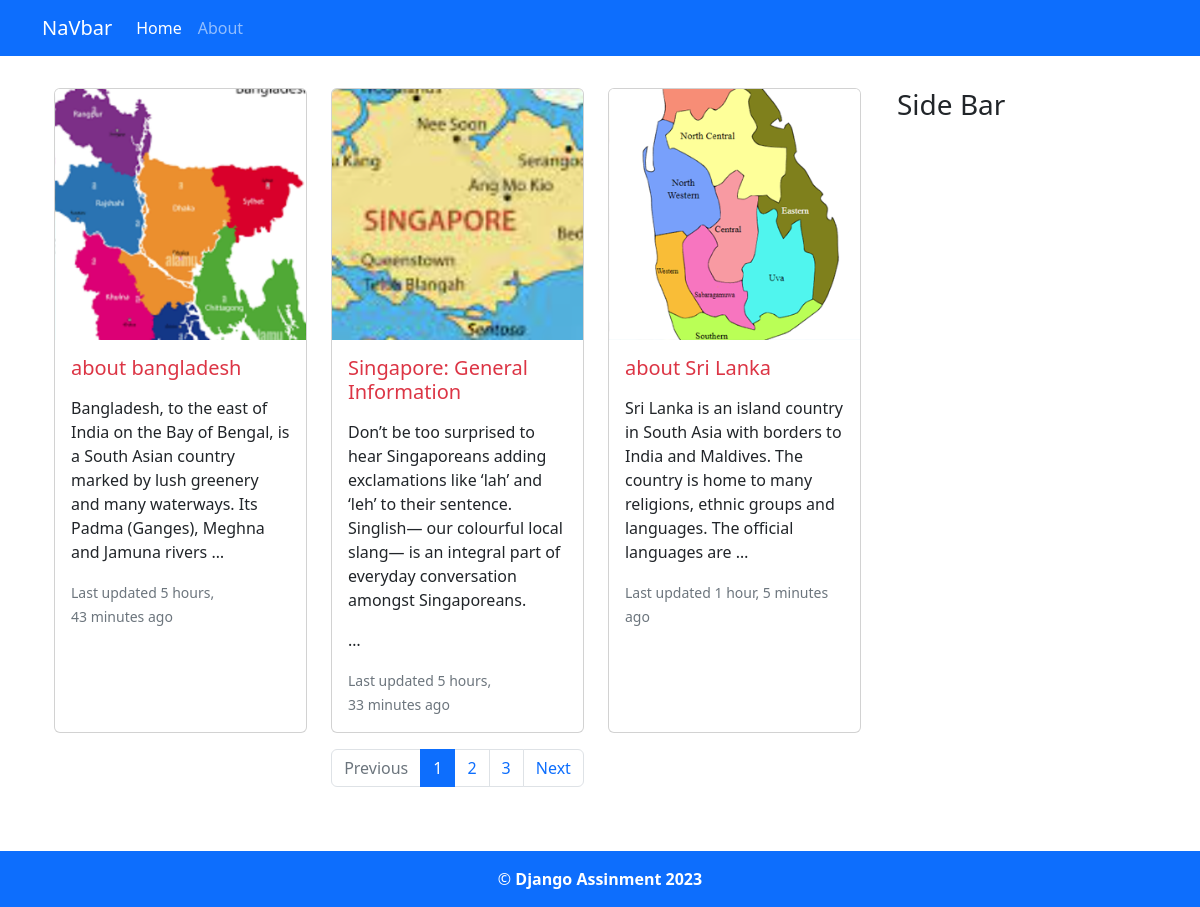
The page / on the database its author committed.
### blog/models.py (models this page shows, shortened)
class BlogPost(models.Model):
    STATUS = [
        ('draft', 'Draft'),
        ('published', 'Publish')
    ]
    title = models.CharField(max_length = 200)
    slug = models.SlugField(unique=True, blank=True,null=True)
    featured = models.ImageField(upload_to='blog/', blank=True, null=True)
    content = RichTextUploadingField()
    created = models.DateTimeField(auto_now_add=True)
    updated = models.DateTimeField(auto_now=True)
    category = models.ForeignKey(Category, on_delete=models.CASCADE)
    status = models.CharField(max_length=10, choices = STATUS, default='draft')
    meta_title = models.CharField(max_length=200, blank=True, null=True)
    meta_description = models.TextField(blank=True, null=True)
    class Meta:
        verbose_name_plural = "All Posts"

### blog/views.py (the view)
# urls.py: 2. Add a URL to urlpatterns:  path('', Home.as_view(), name='home')
def Home(request):
    queryset = BlogPost.objects.filter(status = 'published').order_by('-created')
    per_page =3
    paginator = Paginator(queryset, per_page)
    page_number = request.GET.get('page')
    posts = paginator.get_page(page_number)
    templates_name='home.html'
    contex = {'posts':posts}
    return render(request, templates_name,contex )

### templates/home.html (shortened to what this page needs)
{% extends 'base.html' %}
{% block content %}
<div class="container my-3">
    <div class="row py-3">
        <div class="col-md-9">
            <div class= "container">
                <div class="row row-cols-1 row-cols-md-3 g-4">
                    {% for post in posts%}
                <div class="card-group">
                    <div class="card">
                      <img src="{{post.featured.url}}" class="card-img-top" alt="...">
                      <div class="card-body">
                        <h5 class="card-title"><a href="{% url 'single_post' post.slug %}" class="text-decoration-none text-danger ">{{post.title}}</a></h5>
                        <p class="card-text">{{post.content|truncatewords:30|safe }}</p>
                        <p class="card-text"><small class="text-muted">Last updated {{post.updated|timesince }} ago</small></p>
                      </div>
                    </div>
                    </div>
                    {% endfor %}
                  </div>
                  <nav aria-label="Page navigation example" class="my-3">
                    <ul class="pagination justify-content-center">
                        {% if posts.has_previous %}
                      <li class="page-item">
                        <a class="page-link" href="?page={{posts.previous_page_number}}">Previous</a>
                      </li>
                      {% else %}
                      <li class="page-item disabled">
                        <a class="page-link">Previous</a>
                      </li>
                      {% endif %}
                      {% for i in posts.paginator.page_range %}
                      {% if posts.number == i %}
                      <li class="page-item active"><a class="page-link" href="?page={{i}}">{{i}}</a></li>
                      {% else %}
                      <li class="page-item "><a class="page-link" href="?page={{i}}">{{i}}</a></li>
                      {% endif %}
                      {% endfor%}
                      {% if posts.has_next %}
                      <li class="page-item">
                        <a class="page-link" href="?page={{posts.next_page_number}}">Next</a>
                      </li>
                      {% else %}
                      <li class="page-item disabled">
                        <a class="page-link">Next</a>
                      </li>
                      {% endif %}
                    </ul>
                  </nav>
                </div>
            </div>
        <div class="col-md-3"><h3>Side Bar</h3></div>
    </div>
</div>
{% endblock content %}

### templates/base.html (shortened to what this page needs)
<!doctype html>
<html lang="en">
  <head>
    <link href="https://cdn.jsdelivr.net/npm/bootstrap@5.2.3/dist/css/bootstrap.min.css" rel="stylesheet">
  </head>
  <body class="d-flex flex-column min-vh-100">
    {% include 'navbar.html'%}
{% block content %}
{% endblock content%}
        <footer class= "mt-auto pt-3">
            <div class="bg-primary text-white text-center py-3">
                &copy; <strong>Django Assinment 2023 </strong>
            </div>
        </footer>
  </body>
</html>

### templates/navbar.html (shortened to what this page needs)
<nav class="navbar navbar-expand-lg bg-primary navbar-dark">
    <div class="container">
      <a class="navbar-brand" href="#">NaVbar</a>
      <div class="collapse navbar-collapse" id="navbarSupportedContent">
        <ul class="navbar-nav me-auto mb-2 mb-lg-0">
          <li class="nav-item">
            <a class="nav-link active" aria-current="page" href="{% url 'home'%}">Home</a>
          </li>
          <li class="nav-item">
            <a class="nav-link" href="{% url 'About'%}">About</a>
          </li>
        </ul>
      </div>
    </div>
  </nav>

### rows shown on the page
BlogPost: featured (picture), title "about bangladesh", content "Bangladesh, to the east of India on the Bay of Bengal, is a South Asian country marked by lush greenery and many waterways. Its Padma (Ganges), Meghna and Jamuna rivers …", updated "5 hours, 43 minutes"
BlogPost: featured (picture), title "Singapore: General Information", content "Don’t be too surprised to hear Singaporeans adding exclamations like ‘lah’ and ‘leh’ to their sentence. Singlish— our colourful local slang— is an integral part of everyday conversation amongst Singaporeans. …", updated "5 hours, 33 minutes"
BlogPost: featured (picture), title "about Sri Lanka", content "Sri Lanka is an island country in South Asia with borders to India and Maldives. The country is home to many religions, ethnic groups and languages. The official languages are …", updated "1 hour, 5 minutes"

### other values the page prints
{{ i }} "1"
{{ i }} "2" "3"
